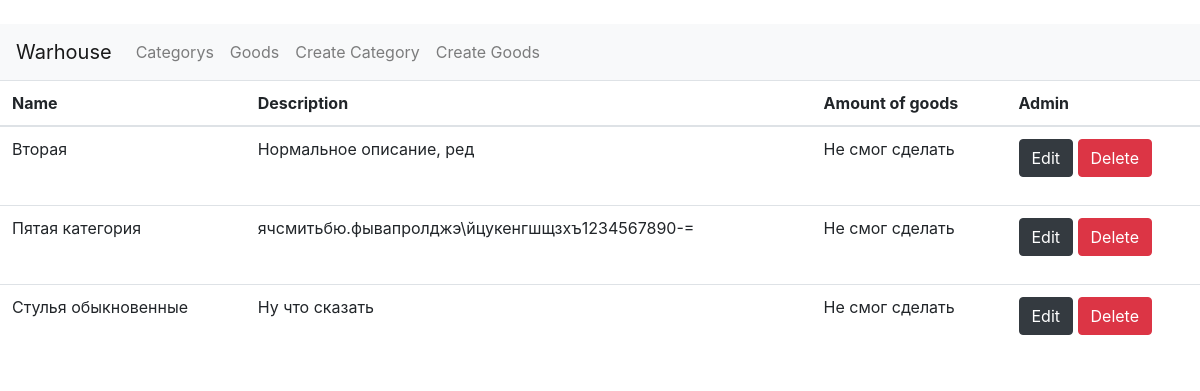
The page /category on the database its author committed.
### app.py (models this page shows, shortened)
class Category(db.Model):
	id = db.Column(db.Integer, primary_key=True)
	name = db.Column(db.String, unique=True, nullable=False)
	description = db.Column(db.Text(150))
	goods = db.relationship('Goods', backref='categor', lazy=True)

### app.py (the view)
@app.route('/')
@app.route('/home')
@app.route('/category', methods=['POST','GET'])
def category():
	categorys = Category.query.order_by(Category.id).all()
	goods = Goods.query.order_by(Goods.id).all()
	return render_template(
		"category.html",
		categorys=categorys,
		goods=goods
		)

### templates/category.html (shortened to what this page needs)
﻿{% extends "base.html" %}
{% block content %}
    <table class="table">
        <thead>
            <tr>
                <th scope="col">Name</th>
                <th scope="col">Description</th>
                <th scope="col">Amount of goods</th>
                <th scope="col">Admin</th>
            </tr>
        </thead>
        <tbody>
            {% for el in categorys %}
            <tr>
                <td>{{el.name}}</td>
                <td>{{el.description}}</td>
                <td>Не смог сделать</td>
                <td>
                    <form method="POST">
                        <a href="/category/{{el.id}}/cat_edit" class="btn btn-dark"> Edit </a>
                        <a href="/category/{{el.id}}/cat_del" class="btn btn-danger"> Delete </a>
                    </form>
                </td>
            </tr>
            {% endfor %}
        </tbody>
    </table>
{% endblock %}

### templates/base.html (shortened to what this page needs)
﻿<!DOCTYPE html>
<html>
<head>
    <link rel="stylesheet" href="https://stackpath.bootstrapcdn.com/bootstrap/4.5.0/css/bootstrap.min.css">
</head>
<body>
    <nav class="navbar navbar-expand-lg navbar-light bg-light">
        <a class="navbar-brand" href="#">Warhouse</a>
        <div class="collapse navbar-collapse" id="navbarNav">
            <ul class="navbar-nav">
                <li class="nav-item">
                    <a class="nav-link" href="{{ url_for('category') }}">Categorys</a>
                </li>
                <li class="nav-item">
                    <a class="nav-link" href="{{ url_for('goods') }}">Goods</a>
                </li>
                <li class="nav-item">
                    <a class="nav-link" href="{{ url_for('cat_create') }}">Create Category</a>
                </li>
                <li class="nav-item">
                    <a class="nav-link" href="{{ url_for('g_create') }}">Create Goods</a>
                </li>
            </ul>
        </div>
    </nav>
    {% block content %}
    {% endblock %}
</body>
</html>

### rows shown on the page
Category: name "Вторая", description "Нормальное описание, ред"
Category: name "Пятая категория", description "ячсмитьбю.фывапролджэ\\йцукенгшщзхъ1234567890-="
Category: name "Стулья обыкновенные", description "Ну что сказать"
